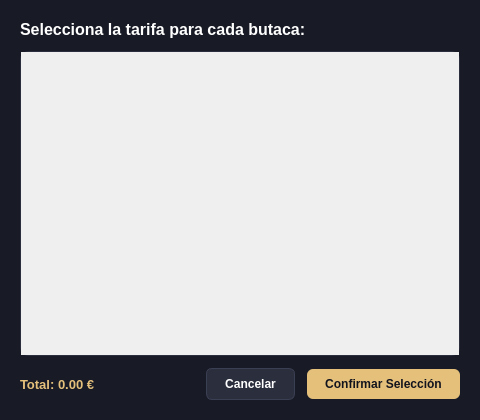
<?xml version="1.0" encoding="UTF-8"?>
<ui version="4.0">
 <class>TarifasDialog</class>
 <widget class="QDialog" name="TarifasDialog">
  <property name="geometry">
   <rect>
    <x>0</x>
    <y>0</y>
    <width>480</width>
    <height>420</height>
   </rect>
  </property>
  <property name="windowTitle">
   <string>Selección de Tarifas - CineManager</string>
  </property>
  <property name="styleSheet">
   <string notr="true">QDialog {
    background-color: #181B26;
    color: #FFFFFF;
    font-family: 'Segoe UI', sans-serif;
}
QLabel {
    color: #FFFFFF;
    font-family: 'Segoe UI', sans-serif;
}
QScrollArea {
    border: 1px solid #2B2E3D;
    background-color: #12141D;
    border-radius: 8px;
}
QPushButton#botonAceptar {
    background-color: #E5C07B;
    color: #12141D;
    font-weight: bold;
    border: none;
    border-radius: 6px;
    padding: 8px 18px;
}
QPushButton#botonAceptar:hover {
    background-color: #D4AF37;
}
QPushButton#botonCancelar {
    background-color: #2B2E3D;
    color: #FFFFFF;
    font-weight: bold;
    border: 1px solid #3A3F53;
    border-radius: 6px;
    padding: 8px 18px;
}
QPushButton#botonCancelar:hover {
    background-color: #3A3F53;
}</string>
  </property>
  <layout class="QVBoxLayout" name="verticalLayoutMain">
   <property name="spacing">
    <number>12</number>
   </property>
   <property name="leftMargin">
    <number>20</number>
   </property>
   <property name="topMargin">
    <number>20</number>
   </property>
   <property name="rightMargin">
    <number>20</number>
   </property>
   <property name="bottomMargin">
    <number>20</number>
   </property>
   <item>
    <widget class="QLabel" name="labelHeader">
     <property name="font">
      <font>
       <pointsize>12</pointsize>
       <bold>true</bold>
      </font>
     </property>
     <property name="text">
      <string>Selecciona la tarifa para cada butaca:</string>
     </property>
    </widget>
   </item>
   <item>
    <widget class="QScrollArea" name="scrollArea">
     <property name="widgetResizable">
      <bool>true</bool>
     </property>
     <widget class="QWidget" name="scrollAreaWidgetContents">
      <property name="geometry">
       <rect>
        <x>0</x>
        <y>0</y>
        <width>438</width>
        <height>280</height>
       </rect>
      </property>
      <layout class="QVBoxLayout" name="layoutFilas">
       <property name="spacing">
        <number>8</number>
       </property>
      </layout>
     </widget>
    </widget>
   </item>
   <item>
    <layout class="QHBoxLayout" name="layoutFooter">
     <item>
      <widget class="QLabel" name="labelPrecioTotal">
       <property name="font">
        <font>
         <pointsize>11</pointsize>
         <bold>true</bold>
        </font>
       </property>
       <property name="styleSheet">
        <string notr="true">color: #E5C07B; font-weight: bold; font-size: 13px;</string>
       </property>
       <property name="text">
        <string>Total: 0.00 €</string>
       </property>
      </widget>
     </item>
     <item>
      <spacer name="horizontalSpacer">
       <property name="orientation">
        <enum>Qt::Horizontal</enum>
       </property>
       <property name="sizeHint" stdset="0">
        <size>
         <width>40</width>
         <height>20</height>
        </size>
       </property>
      </spacer>
     </item>
     <item>
      <widget class="QPushButton" name="botonCancelar">
       <property name="text">
        <string>Cancelar</string>
       </property>
      </widget>
     </item>
     <item>
      <widget class="QPushButton" name="botonAceptar">
       <property name="text">
        <string>Confirmar Selección</string>
       </property>
      </widget>
     </item>
    </layout>
   </item>
  </layout>
 </widget>
 <resources/>
 <connections/>
</ui>
